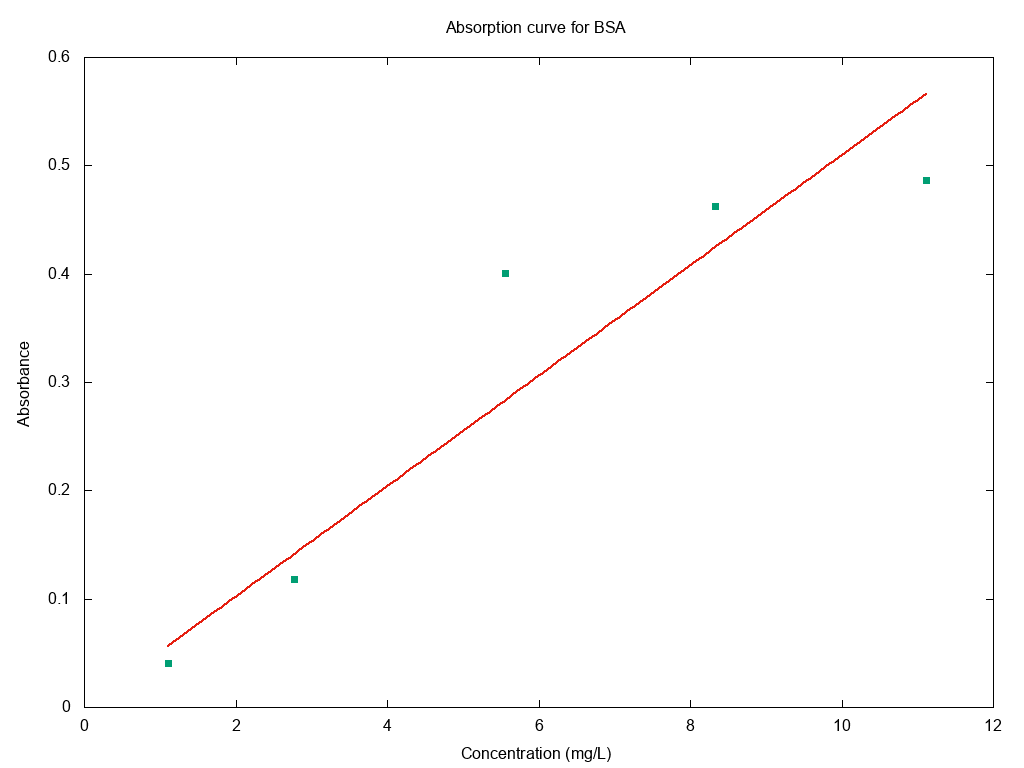

The script that saved this image:
set title "Absorption curve for BSA"
set ylabel "Absorbance"
set xlabel "Concentration (mg/L)"
set yrange [0:0.6]
set term png size 1024,768
set output "photospectrometry_protein.png"
f(x) = m * x
fit f(x) 'photospectrometry_protein_data' using ($1/1.8):2 via m
plot 'photospectrometry_protein_data' using ($1/1.8):2 title '' lc 2 pt 5, f(x) title '' lw 2 lc 7
